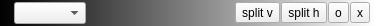
<?xml version="1.0" encoding="UTF-8"?>
<ui version="4.0">
 <class>VisualizerTitleBar</class>
 <widget class="QWidget" name="VisualizerTitleBar">
  <property name="geometry">
   <rect>
    <x>0</x>
    <y>0</y>
    <width>376</width>
    <height>26</height>
   </rect>
  </property>
  <property name="sizePolicy">
   <sizepolicy hsizetype="Preferred" vsizetype="Fixed">
    <horstretch>0</horstretch>
    <verstretch>0</verstretch>
   </sizepolicy>
  </property>
  <property name="minimumSize">
   <size>
    <width>0</width>
    <height>26</height>
   </size>
  </property>
  <property name="maximumSize">
   <size>
    <width>16777215</width>
    <height>26</height>
   </size>
  </property>
  <property name="windowTitle">
   <string>VisualizerTitleBar</string>
  </property>
  <property name="autoFillBackground">
   <bool>false</bool>
  </property>
  <property name="styleSheet">
   <string notr="true">QWidget#VisualizerTitleBar {
	background-color: qlineargradient(spread:pad, x1:0, y1:0, x2:1, y2:0, stop:0 rgba(0, 0, 0, 255), stop:1 rgba(255, 255, 255, 255))
 }
</string>
  </property>
  <layout class="QHBoxLayout" name="horizontalLayout_2">
   <property name="spacing">
    <number>1</number>
   </property>
   <property name="leftMargin">
    <number>6</number>
   </property>
   <property name="topMargin">
    <number>2</number>
   </property>
   <property name="rightMargin">
    <number>6</number>
   </property>
   <property name="bottomMargin">
    <number>2</number>
   </property>
   <item>
    <widget class="QLabel" name="label">
     <property name="text">
      <string/>
     </property>
     <property name="pixmap">
      <pixmap resource="Icons.qrc">:/data/resources/icons/wizualizacja2.png</pixmap>
     </property>
    </widget>
   </item>
   <item>
    <widget class="QComboBox" name="comboType">
     <property name="currentIndex">
      <number>-1</number>
     </property>
     <property name="insertPolicy">
      <enum>QComboBox::InsertAlphabetically</enum>
     </property>
    </widget>
   </item>
   <item>
    <widget class="QFrame" name="frameSources">
     <property name="frameShape">
      <enum>QFrame::NoFrame</enum>
     </property>
     <property name="frameShadow">
      <enum>QFrame::Plain</enum>
     </property>
     <property name="lineWidth">
      <number>0</number>
     </property>
     <layout class="QHBoxLayout" name="layoutSources">
      <property name="spacing">
       <number>0</number>
      </property>
      <property name="margin">
       <number>0</number>
      </property>
     </layout>
    </widget>
   </item>
   <item>
    <widget class="QFrame" name="frameCustom">
     <property name="frameShape">
      <enum>QFrame::NoFrame</enum>
     </property>
     <property name="frameShadow">
      <enum>QFrame::Plain</enum>
     </property>
     <layout class="QHBoxLayout" name="layoutCustom">
      <property name="spacing">
       <number>2</number>
      </property>
      <property name="margin">
       <number>0</number>
      </property>
     </layout>
    </widget>
   </item>
   <item>
    <spacer name="horizontalSpacer">
     <property name="orientation">
      <enum>Qt::Horizontal</enum>
     </property>
     <property name="sizeHint" stdset="0">
      <size>
       <width>40</width>
       <height>20</height>
      </size>
     </property>
    </spacer>
   </item>
   <item>
    <widget class="QToolButton" name="buttonSplitV">
     <property name="text">
      <string>split v</string>
     </property>
    </widget>
   </item>
   <item>
    <widget class="QToolButton" name="buttonSplitH">
     <property name="text">
      <string>split h</string>
     </property>
    </widget>
   </item>
   <item>
    <widget class="QToolButton" name="buttonFloat">
     <property name="text">
      <string>o</string>
     </property>
    </widget>
   </item>
   <item>
    <widget class="QToolButton" name="buttonClose">
     <property name="text">
      <string>x</string>
     </property>
    </widget>
   </item>
  </layout>
  <action name="actionFloat">
   <property name="checkable">
    <bool>true</bool>
   </property>
   <property name="icon">
    <iconset resource="Icons.qrc">
     <normaloff>:/data/resources/icons/oddokowywanie.png</normaloff>
     <normalon>:/data/resources/icons/dokowanie.png</normalon>:/data/resources/icons/oddokowywanie.png</iconset>
   </property>
   <property name="text">
    <string>Float</string>
   </property>
  </action>
  <action name="actionClose">
   <property name="icon">
    <iconset resource="Icons.qrc">
     <normaloff>:/data/resources/icons/x.png</normaloff>:/data/resources/icons/x.png</iconset>
   </property>
   <property name="text">
    <string>Close</string>
   </property>
   <property name="toolTip">
    <string>Close</string>
   </property>
  </action>
  <action name="actionSplitVertically">
   <property name="icon">
    <iconset resource="Icons.qrc">
     <normaloff>:/data/resources/icons/vertical.png</normaloff>:/data/resources/icons/vertical.png</iconset>
   </property>
   <property name="text">
    <string>Split vertically</string>
   </property>
  </action>
  <action name="actionSplitHorizontally">
   <property name="icon">
    <iconset resource="Icons.qrc">
     <normaloff>:/data/resources/icons/horizontal.png</normaloff>:/data/resources/icons/horizontal.png</iconset>
   </property>
   <property name="text">
    <string>Split horizontally</string>
   </property>
  </action>
 </widget>
 <resources>
  <include location="Icons.qrc"/>
 </resources>
 <connections>
  <connection>
   <sender>comboType</sender>
   <signal>currentIndexChanged(int)</signal>
   <receiver>VisualizerTitleBar</receiver>
   <slot>setCurrentVisualizer(int)</slot>
   <hints>
    <hint type="sourcelabel">
     <x>40</x>
     <y>11</y>
    </hint>
    <hint type="destinationlabel">
     <x>295</x>
     <y>11</y>
    </hint>
   </hints>
  </connection>
 </connections>
 <slots>
  <slot>setCurrentSlot(int)</slot>
  <slot>setCurrentVisualizer(int)</slot>
 </slots>
</ui>
